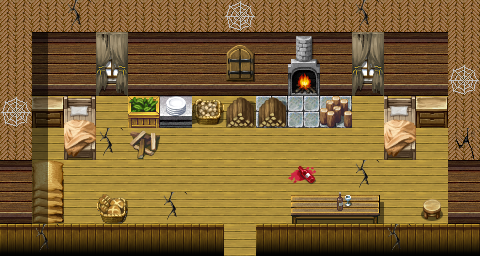

A level layout from a 2D game, rendered from its tile map. Below: a short description, then the map file with tile-grid data replaced by summaries:
An orthogonal 15x8 tile map with 32x32 px tiles, 4 tile layers (Ground, Objects, Above, Top), 1 hidden layer not drawn, 73 tilesets and 4 objects (3x spawn, mapchange).

<map version="1.10" tiledversion="1.11.2" orientation="orthogonal" renderorder="right-down" width="15" height="8" tilewidth="32" tileheight="32" infinite="0" nextlayerid="10" nextobjectid="5">
 <tileset firstgid="1" name="map_bed_1" tilewidth="32" tileheight="32" tilecount="160" columns="16">
  <image source="../drawable/map_bed_1.png" width="512" height="320" />
 </tileset>
 <tileset firstgid="161" name="map_border_1" tilewidth="32" tileheight="32" tilecount="128" columns="16">
  <image source="../drawable/map_border_1.png" width="512" height="256" />
 </tileset>
 <tileset firstgid="289" name="map_bridge_1" tilewidth="32" tileheight="32" tilecount="128" columns="16">
  <image source="../drawable/map_bridge_1.png" width="512" height="256" />
 </tileset>
 <tileset firstgid="417" name="map_bridge_2" tilewidth="32" tileheight="32" tilecount="128" columns="16">
  <image source="../drawable/map_bridge_2.png" width="512" height="256" />
 </tileset>
 <tileset firstgid="545" name="map_broken_1" tilewidth="32" tileheight="32" tilecount="128" columns="16">
  <image source="../drawable/map_broken_1.png" width="512" height="256" />
 </tileset>
 <tileset firstgid="673" name="map_cavewall_1" tilewidth="32" tileheight="32" tilecount="108" columns="18">
  <image source="../drawable/map_cavewall_1.png" width="576" height="192" />
 </tileset>
 <tileset firstgid="781" name="map_cavewall_2" tilewidth="32" tileheight="32" tilecount="108" columns="18">
  <image source="../drawable/map_cavewall_2.png" width="576" height="192" />
 </tileset>
 <tileset firstgid="889" name="map_cavewall_3" tilewidth="32" tileheight="32" tilecount="108" columns="18">
  <image source="../drawable/map_cavewall_3.png" width="576" height="192" />
 </tileset>
 <tileset firstgid="997" name="map_cavewall_4" tilewidth="32" tileheight="32" tilecount="108" columns="18">
  <image source="../drawable/map_cavewall_4.png" width="576" height="192" />
 </tileset>
 <tileset firstgid="1105" name="map_chair_table_1" tilewidth="32" tileheight="32" tilecount="128" columns="16">
  <image source="../drawable/map_chair_table_1.png" width="512" height="256" />
 </tileset>
 <tileset firstgid="1233" name="map_chair_table_2" tilewidth="32" tileheight="32" tilecount="128" columns="16">
  <image source="../drawable/map_chair_table_2.png" width="512" height="256" />
 </tileset>
 <tileset firstgid="1361" name="map_crate_1" tilewidth="32" tileheight="32" tilecount="128" columns="16">
  <image source="../drawable/map_crate_1.png" width="512" height="256" />
 </tileset>
 <tileset firstgid="1489" name="map_cupboard_1" tilewidth="32" tileheight="32" tilecount="128" columns="16">
  <image source="../drawable/map_cupboard_1.png" width="512" height="256" />
 </tileset>
 <tileset firstgid="1617" name="map_curtain_1" tilewidth="32" tileheight="32" tilecount="128" columns="16">
  <image source="../drawable/map_curtain_1.png" width="512" height="256" />
 </tileset>
 <tileset firstgid="1745" name="map_entrance_1" tilewidth="32" tileheight="32" tilecount="128" columns="16">
  <image source="../drawable/map_entrance_1.png" width="512" height="256" />
 </tileset>
 <tileset firstgid="1873" name="map_entrance_2" tilewidth="32" tileheight="32" tilecount="128" columns="16">
  <image source="../drawable/map_entrance_2.png" width="512" height="256" />
 </tileset>
 <tileset firstgid="2001" name="map_fence_1" tilewidth="32" tileheight="32" tilecount="128" columns="16">
  <image source="../drawable/map_fence_1.png" width="512" height="256" />
 </tileset>
 <tileset firstgid="2129" name="map_fence_2" tilewidth="32" tileheight="32" tilecount="128" columns="16">
  <image source="../drawable/map_fence_2.png" width="512" height="256" />
 </tileset>
 <tileset firstgid="2257" name="map_fence_3" tilewidth="32" tileheight="32" tilecount="128" columns="16">
  <image source="../drawable/map_fence_3.png" width="512" height="256" />
 </tileset>
 <tileset firstgid="2385" name="map_fence_4" tilewidth="32" tileheight="32" tilecount="128" columns="16">
  <image source="../drawable/map_fence_4.png" width="512" height="256" />
 </tileset>
 <tileset firstgid="2513" name="map_ground_1" tilewidth="32" tileheight="32" tilecount="128" columns="16">
  <image source="../drawable/map_ground_1.png" width="512" height="256" />
 </tileset>
 <tileset firstgid="2641" name="map_ground_2" tilewidth="32" tileheight="32" tilecount="128" columns="16">
  <image source="../drawable/map_ground_2.png" width="512" height="256" />
 </tileset>
 <tileset firstgid="2769" name="map_ground_3" tilewidth="32" tileheight="32" tilecount="128" columns="16">
  <image source="../drawable/map_ground_3.png" width="512" height="256" />
 </tileset>
 <tileset firstgid="2897" name="map_ground_4" tilewidth="32" tileheight="32" tilecount="128" columns="16">
  <image source="../drawable/map_ground_4.png" width="512" height="256" />
 </tileset>
 <tileset firstgid="3025" name="map_ground_5" tilewidth="32" tileheight="32" tilecount="128" columns="16">
  <image source="../drawable/map_ground_5.png" width="512" height="256" />
 </tileset>
 <tileset firstgid="3153" name="map_ground_6" tilewidth="32" tileheight="32" tilecount="128" columns="16">
  <image source="../drawable/map_ground_6.png" width="512" height="256" />
 </tileset>
 <tileset firstgid="3281" name="map_ground_7" tilewidth="32" tileheight="32" tilecount="128" columns="16">
  <image source="../drawable/map_ground_7.png" width="512" height="256" />
 </tileset>
 <tileset firstgid="3409" name="map_ground_8" tilewidth="32" tileheight="32" tilecount="128" columns="16">
  <image source="../drawable/map_ground_8.png" width="512" height="256" />
 </tileset>
 <tileset firstgid="3537" name="map_house_1" tilewidth="32" tileheight="32" tilecount="128" columns="16">
  <image source="../drawable/map_house_1.png" width="512" height="256" />
 </tileset>
 <tileset firstgid="3665" name="map_house_2" tilewidth="32" tileheight="32" tilecount="128" columns="16">
  <image source="../drawable/map_house_2.png" width="512" height="256" />
 </tileset>
 <tileset firstgid="3793" name="map_indoor_1" tilewidth="32" tileheight="32" tilecount="128" columns="16">
  <image source="../drawable/map_indoor_1.png" width="512" height="256" />
 </tileset>
 <tileset firstgid="3921" name="map_indoor_2" tilewidth="32" tileheight="32" tilecount="128" columns="16">
  <image source="../drawable/map_indoor_2.png" width="512" height="256" />
 </tileset>
 <tileset firstgid="4049" name="map_kitchen_1" tilewidth="32" tileheight="32" tilecount="128" columns="16">
  <image source="../drawable/map_kitchen_1.png" width="512" height="256" />
 </tileset>
 <tileset firstgid="4177" name="map_outdoor_1" tilewidth="32" tileheight="32" tilecount="128" columns="16">
  <image source="../drawable/map_outdoor_1.png" width="512" height="256" />
 </tileset>
 <tileset firstgid="4305" name="map_pillar_1" tilewidth="32" tileheight="32" tilecount="128" columns="16">
  <image source="../drawable/map_pillar_1.png" width="512" height="256" />
 </tileset>
 <tileset firstgid="4433" name="map_pillar_2" tilewidth="32" tileheight="32" tilecount="128" columns="16">
  <image source="../drawable/map_pillar_2.png" width="512" height="256" />
 </tileset>
 <tileset firstgid="4561" name="map_plant_1" tilewidth="32" tileheight="32" tilecount="128" columns="16">
  <image source="../drawable/map_plant_1.png" width="512" height="256" />
 </tileset>
 <tileset firstgid="4689" name="map_plant_2" tilewidth="32" tileheight="32" tilecount="128" columns="16">
  <image source="../drawable/map_plant_2.png" width="512" height="256" />
 </tileset>
 <tileset firstgid="4817" name="map_rock_1" tilewidth="32" tileheight="32" tilecount="128" columns="16">
  <image source="../drawable/map_rock_1.png" width="512" height="256" />
 </tileset>
 <tileset firstgid="4945" name="map_rock_2" tilewidth="32" tileheight="32" tilecount="128" columns="16">
  <image source="../drawable/map_rock_2.png" width="512" height="256" />
 </tileset>
 <tileset firstgid="5073" name="map_roof_1" tilewidth="32" tileheight="32" tilecount="128" columns="16">
  <image source="../drawable/map_roof_1.png" width="512" height="256" />
 </tileset>
 <tileset firstgid="5201" name="map_roof_2" tilewidth="32" tileheight="32" tilecount="128" columns="16">
  <image source="../drawable/map_roof_2.png" width="512" height="256" />
 </tileset>
 <tileset firstgid="5329" name="map_roof_3" tilewidth="32" tileheight="32" tilecount="128" columns="16">
  <image source="../drawable/map_roof_3.png" width="512" height="256" />
 </tileset>
 <tileset firstgid="5457" name="map_shop_1" tilewidth="32" tileheight="32" tilecount="128" columns="16">
  <image source="../drawable/map_shop_1.png" width="512" height="256" />
 </tileset>
 <tileset firstgid="5585" name="map_sign_ladder_1" tilewidth="32" tileheight="32" tilecount="128" columns="16">
  <image source="../drawable/map_sign_ladder_1.png" width="512" height="256" />
 </tileset>
 <tileset firstgid="5713" name="map_table_1" tilewidth="32" tileheight="32" tilecount="128" columns="16">
  <image source="../drawable/map_table_1.png" width="512" height="256" />
 </tileset>
 <tileset firstgid="5841" name="map_trail_1" tilewidth="32" tileheight="32" tilecount="128" columns="16">
  <image source="../drawable/map_trail_1.png" width="512" height="256" />
 </tileset>
 <tileset firstgid="5969" name="map_transition_1" tilewidth="32" tileheight="32" tilecount="128" columns="16">
  <image source="../drawable/map_transition_1.png" width="512" height="256" />
 </tileset>
 <tileset firstgid="6097" name="map_transition_2" tilewidth="32" tileheight="32" tilecount="128" columns="16">
  <image source="../drawable/map_transition_2.png" width="512" height="256" />
 </tileset>
 <tileset firstgid="6225" name="map_transition_3" tilewidth="32" tileheight="32" tilecount="128" columns="16">
  <image source="../drawable/map_transition_3.png" width="512" height="256" />
 </tileset>
 <tileset firstgid="6353" name="map_transition_4" tilewidth="32" tileheight="32" tilecount="128" columns="16">
  <image source="../drawable/map_transition_4.png" width="512" height="256" />
 </tileset>
 <tileset firstgid="6481" name="map_transition_5" tilewidth="32" tileheight="32" tilecount="128" columns="16">
  <image source="../drawable/map_transition_5.png" width="512" height="256" />
 </tileset>
 <tileset firstgid="6609" name="map_tree_1" tilewidth="32" tileheight="32" tilecount="128" columns="16">
  <image source="../drawable/map_tree_1.png" width="512" height="256" />
 </tileset>
 <tileset firstgid="6737" name="map_tree_2" tilewidth="32" tileheight="32" tilecount="128" columns="16">
  <image source="../drawable/map_tree_2.png" width="512" height="256" />
 </tileset>
 <tileset firstgid="6865" name="map_wall_1" tilewidth="32" tileheight="32" tilecount="128" columns="16">
  <image source="../drawable/map_wall_1.png" width="512" height="256" />
 </tileset>
 <tileset firstgid="6993" name="map_wall_2" tilewidth="32" tileheight="32" tilecount="120" columns="15">
  <image source="../drawable/map_wall_2.png" width="480" height="256" />
 </tileset>
 <tileset firstgid="7113" name="map_wall_3" tilewidth="32" tileheight="32" tilecount="120" columns="15">
  <image source="../drawable/map_wall_3.png" width="480" height="256" />
 </tileset>
 <tileset firstgid="7233" name="map_wall_4" tilewidth="32" tileheight="32" tilecount="120" columns="15">
  <image source="../drawable/map_wall_4.png" width="480" height="256" />
 </tileset>
 <tileset firstgid="7353" name="map_window_1" tilewidth="32" tileheight="32" tilecount="128" columns="16">
  <image source="../drawable/map_window_1.png" width="512" height="256" />
 </tileset>
 <tileset firstgid="7481" name="map_window_2" tilewidth="32" tileheight="32" tilecount="128" columns="16">
  <image source="../drawable/map_window_2.png" width="512" height="256" />
 </tileset>
 <tileset firstgid="7609" name="map_brightport" tilewidth="32" tileheight="32" tilecount="112" columns="16">
  <image source="../drawable/map_brightport.png" width="512" height="224" />
 </tileset>
 <tileset firstgid="7721" name="map_window_1" tilewidth="32" tileheight="32" tilecount="128" columns="16">
  <image source="../drawable/map_window_1.png" width="512" height="256" />
 </tileset>
 <tileset firstgid="7849" name="map_chair_table_1" tilewidth="32" tileheight="32" tilecount="128" columns="16">
  <image source="../drawable/map_chair_table_1.png" width="512" height="256" />
 </tileset>
 <tileset firstgid="7977" name="map_crate_1" tilewidth="32" tileheight="32" tilecount="128" columns="16">
  <image source="../drawable/map_crate_1.png" width="512" height="256" />
 </tileset>
 <tileset firstgid="8105" name="map_cupboard_1" tilewidth="32" tileheight="32" tilecount="128" columns="16">
  <image source="../drawable/map_cupboard_1.png" width="512" height="256" />
 </tileset>
 <tileset firstgid="8233" name="map_trail_1" tilewidth="32" tileheight="32" tilecount="128" columns="16">
  <image source="../drawable/map_trail_1.png" width="512" height="256" />
 </tileset>
 <tileset firstgid="8361" name="map_broken_1" tilewidth="32" tileheight="32" tilecount="128" columns="16">
  <image source="../drawable/map_broken_1.png" width="512" height="256" />
 </tileset>
 <tileset firstgid="8489" name="map_curtain_1" tilewidth="32" tileheight="32" tilecount="128" columns="16">
  <image source="../drawable/map_curtain_1.png" width="512" height="256" />
 </tileset>
 <tileset firstgid="8617" name="map_ground_1" tilewidth="32" tileheight="32" tilecount="128" columns="16">
  <image source="../drawable/map_ground_1.png" width="512" height="256" />
 </tileset>
 <tileset firstgid="8745" name="map_outdoor_1" tilewidth="32" tileheight="32" tilecount="128" columns="16">
  <image source="../drawable/map_outdoor_1.png" width="512" height="256" />
 </tileset>
 <tileset firstgid="8873" name="map_rock_1" tilewidth="32" tileheight="32" tilecount="128" columns="16">
  <image source="../drawable/map_rock_1.png" width="512" height="256" />
 </tileset>
 <tileset firstgid="9001" name="map_bed_1" tilewidth="32" tileheight="32" tilecount="160" columns="16">
  <image source="../drawable/map_bed_1.png" width="512" height="320" />
 </tileset>
 <tileset firstgid="9161" name="map_kitchen_1" tilewidth="32" tileheight="32" tilecount="128" columns="16">
  <image source="../drawable/map_kitchen_1.png" width="512" height="256" />
 </tileset>
 <layer id="1" name="Ground" width="15" height="8">
  <data>[120 cells, 120 non-empty, 6 distinct tile ids]</data>
 </layer>
 <layer id="2" name="Objects" width="15" height="8">
  <data>[120 cells, 39 non-empty, 25 distinct tile ids]</data>
 </layer>
 <layer id="3" name="Above" width="15" height="8">
  <data>[120 cells, 13 non-empty, 8 distinct tile ids]</data>
 </layer>
 <layer id="4" name="Top" width="15" height="8">
  <data>[120 cells, 5 non-empty, 4 distinct tile ids]</data>
 </layer>
 <layer id="5" name="Walkable" width="15" height="8" visible="0">
  <data>[120 cells, 86 non-empty, 1 distinct tile ids]</data>
 </layer>
 <objectgroup id="6" name="Mapevents">
  <object id="1" name="entrance" type="mapchange" x="224" y="224" width="32" height="32">
   <properties>
    <property name="map" value="brightport4" />
    <property name="place" value="benbyr" />
   </properties>
  </object>
 </objectgroup>
 <objectgroup id="7" name="Spawn">
  <object id="2" name="brightportgoons1" type="spawn" x="96" y="128" width="96" height="64">
   <properties>
    <property name="spawngroup" value="brightportgoons1" />
   </properties>
  </object>
  <object id="3" name="brightportgoons" type="spawn" x="224" y="128" width="160" height="64">
   <properties>
    <property name="spawngroup" value="brightportgoons" />
   </properties>
  </object>
  <object id="4" name="arrest" type="spawn" x="128" y="128" width="224" height="96">
   <properties>
    <property name="active" value="false" />
    <property name="quantity" value="2" />
    <property name="spawngroup" value="brightport_guardgoons" />
   </properties>
  </object>
 </objectgroup>
 <objectgroup id="8" name="Keys" />
 <objectgroup id="9" name="Replace" />
</map>
